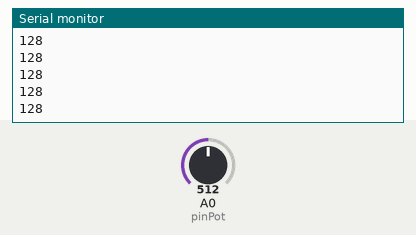
Recording of a sketch running on a simulated Arduino Uno, built with avr-gcc and run on an emulated ATmega328P. Shown: the last lines printed to the serial monitor. The test bench sets the inputs (shaded band); at power-on: A0 (pinPot) = 512.

Above: at 1.2 s.
1.3 s: A0 (pinPot) set to 716
At 1.32 s:
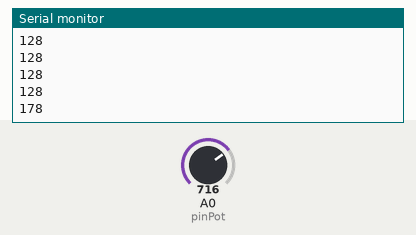
2.8 s: A0 (pinPot) set to 900
At 2.83 s:
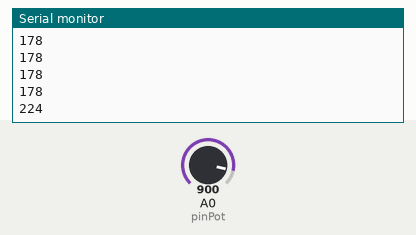
Timing chart, 0 to 5.8 s (numbered marks = the images above; inputs shaded):
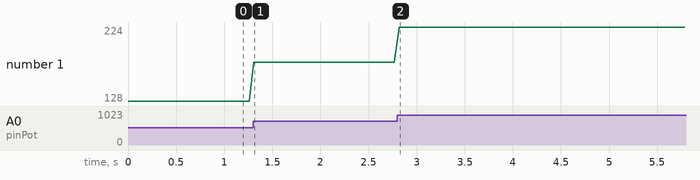

Measured:
- after the input at 1.3 s, the serial monitor: prints a new line at once (image 1)
- after the input at 2.8 s, the serial monitor: prints a new line at once (image 2)
- plotted number 1: 128 → 178 after the input at 1.3 s, 178 → 224 after the input at 2.8 s

The sketch:

pot_serial_display_analog_with_map.ino
```cpp
/*this program will read ANALOG values from the potentiometer
and print the mapped values to the serial monitor*/
//------------------------------------------------
const int pinPot = A0;

void setup() {
  pinMode(pinPot, INPUT);
  Serial.begin(9600);

}

void loop() {
  int sensorValue = 0;
  int ledPause;

  sensorValue = analogRead(pinPot); //read data from potentiometer
  ledPause = map(sensorValue, 0, 1023, 1, 255); //map 0 and 1023 to 1 and 255

  Serial.println(ledPause); //print to serial monitor
  delay(50);            //delay to reduce data printed to serial monitor
}
```
